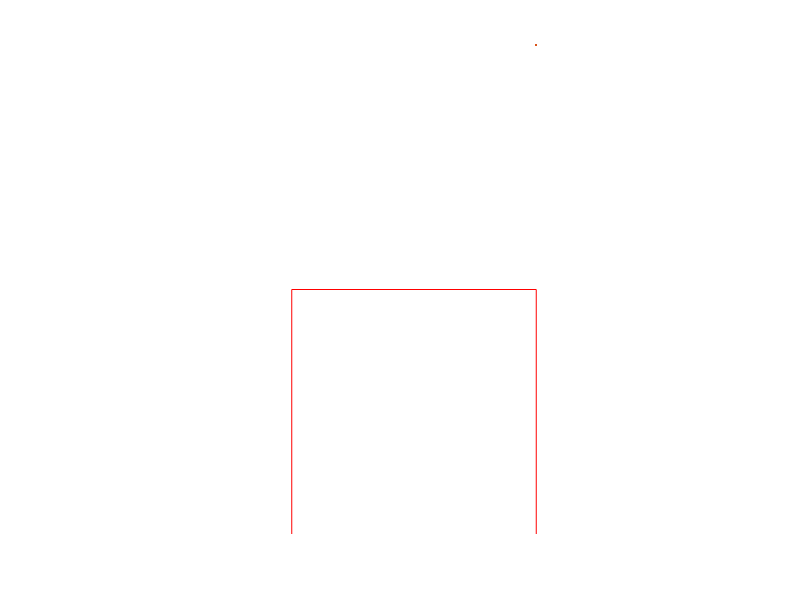

Reproduce this figure in MATLAB.
% 4 empty matrices with 0 rows and 2 columns
A = zeros(0,2);
B = zeros(0,2);
C = zeros(0,2);
D = zeros(0,2);

% up and down is positive and negative along y-axis
% left and right are positive and negative along y axis
up = [ 0  1];
right  = [ 1  0];
down = [ 0 -1];
left  = [-1  0];

% set order
order = 1;

% loop draws the curve by dividing the square into smaller squares and
% building the curve in each sub-square
for n = 1:order

  %semi colons concat the matricies
  % each element is a segment of the Hilbert Curve


  AA = [B ; up ; A ; right ; A ; down ; C];
  BB = [A ; right ; B ; up ; B ; left ; D];
  CC = [D ; left ; C ; down ; C ; right ; A];
  DD = [C ; down ; D ; left ; D ; up ; B];
  
  % updating the curve segments for the next iteration
  A = AA;
  B = BB;
  C = CC;
  D = DD;
end
  % temporary matrices: formed by concatenating 

A = [0 0; cumsum(A)];

plot(A(:,1), A(:,2), 'clipping', 'off', 'color', 'red', LineWidth=2)
axis equal, axis off